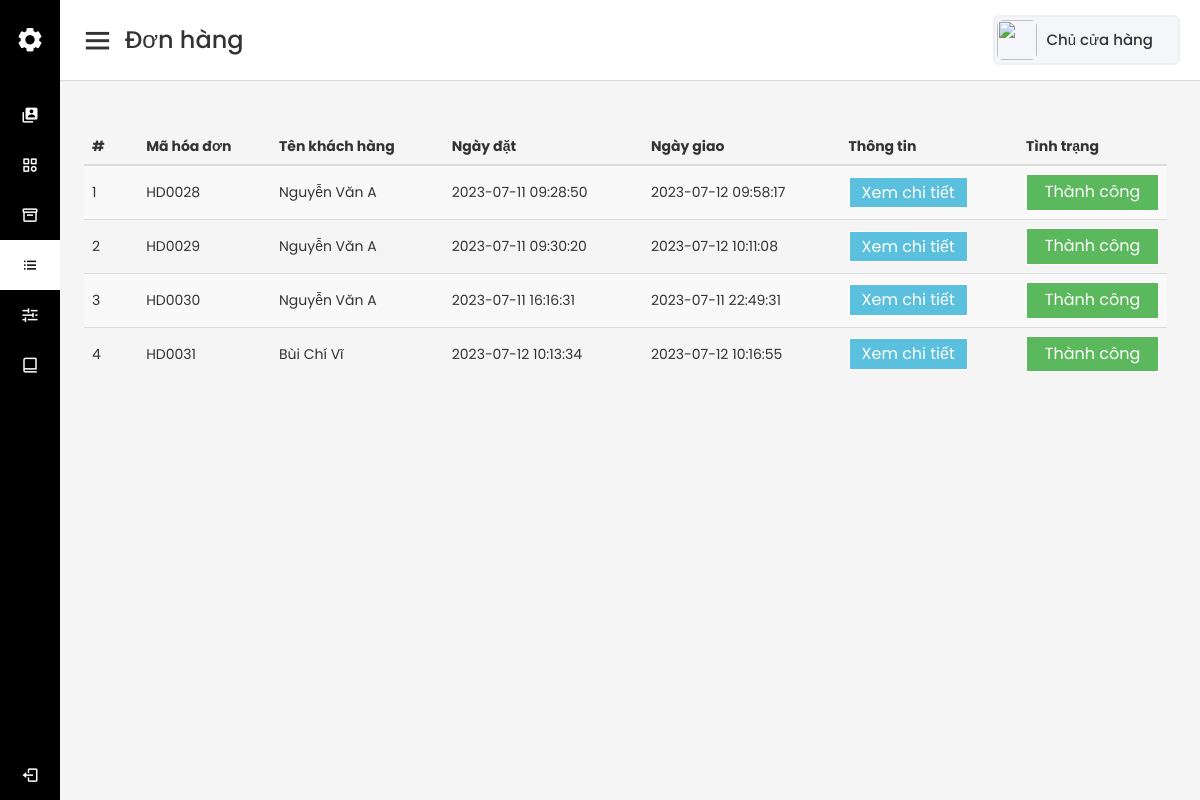
Screenshot of /admin/order.php (signed in) with the database file from the repository.
### tables this page shows
CREATE TABLE `tb_order` (
  `id` int(11) NOT NULL,
  `customerId` int(11) NOT NULL,
  `cusName` varchar(255) NOT NULL,
  `cusPhoneNumber` varchar(255) NOT NULL,
  `cusAddress` varchar(255) NOT NULL,
  `finalPrice` varchar(255) NOT NULL,
  `orderDate` datetime NOT NULL,
  `shippedDate` datetime DEFAULT NULL,
  `status` int(11) NOT NULL DEFAULT 0 COMMENT '0: Mới, \r\n1: Chờ xử lý, \r\n2: Đã xác nhận,\r\n3: Đang đóng gói,\r\n4: Đang vận chuyển,\r\n5: Thành công,\r\n6: Khách hủy',
  `display` int(11) NOT NULL DEFAULT 1 COMMENT '1: Hiển thị\r\n0: Ẩn'
);

CREATE TABLE `tb_customer` (
  `id` int(11) NOT NULL,
  `name` varchar(255) NOT NULL,
  `phonenumber` varchar(30) NOT NULL,
  `email` varchar(50) NOT NULL,
  `password` varchar(255) NOT NULL,
  `gender` varchar(30) NOT NULL,
  `address` varchar(255) NOT NULL
);

### lib/database.php (called while the page is built, shortened)
<?php
Class Database{
   public $host   = DB_HOST;
   public $user   = DB_USER;
   public $pass   = DB_PASS;
   public $dbname = DB_NAME;
   public $link;
private function connectDB(){
   $this->link = new mysqli($this->host, $this->user, $this->pass,
    $this->dbname);
 }
public function select($query){
  $result = $this->link->query($query) or
   die($this->link->error.__LINE__);
  if($result->num_rows > 0){
    return $result;
  } else {
    return false;
  }
 }
}

### classes/Customer.php (called while the page is built, shortened)
<?php
$filePath = realpath(dirname(__FILE__));
require_once ($filePath.'/../lib/database.php');
class Customer
{
    private $db;
    public function __construct()
    {
        $this->db = new Database();
    }
    public function getCustomerById($id) {
        $query = "SELECT * FROM tb_customer WHERE id = '$id' LIMIT 1";
        $result = $this->db->select($query);
        return $result;
    }
}
?>

### classes/Product.php (called while the page is built, shortened)
<?php
$filePath = realpath(dirname(__FILE__));
require_once ($filePath.'/../lib/database.php');
class Product
{
    public function convertPrice($prodPrice) {
        $prodPrice = strrev($prodPrice);
        $result = '';
        for ($i = 0; $i < strlen($prodPrice); $i++) {
            if ($i % 3 == 0) {
            $result = $result.'.'.substr($prodPrice, $i, 3);
            }
        }
        $result = strrev($result);
        return substr($result, 0, strlen($result) - 1);
    }
}
?>

### admin/inc/order-modal-detail.php (the view, shortened to what this page needs)
<button type="button" class="btn btn-info btn-lg" data-toggle="modal" data-target="#order-detail-<?=$row['id']?>">Xem chi tiết</button>

### admin/order.php (shortened to what this page needs)
<?php
  include './inc/sidebar.php';
  include './inc/homesection.php';
  include '../classes/Order.php';
  include '../classes/Product.php';
  include '../classes/Customer.php';
?>
<?php
  $cs = new Customer();
  $od = new Order();
?>
<table class="table table-striped table-hover order-list-table">
  <thead>
    <th>#</th>
    <th>Mã hóa đơn</th>
    <th>Tên khách hàng</th>
    <th>Ngày đặt</th>
    <th>Ngày giao</th>
    <th>Thông tin</th>
    <th>Tình trạng</th>
  </thead>
  <tbody>
    <?php
      $listOrder = $od->getListOrder();
      if ($listOrder) {
        $i = 0;
        while($row = $listOrder->fetch_assoc()) {
          $i++;
    ?>
    <tr>
      <td><?=$i?></td>
      <td><?php echo $od->convertIdOrder($row['id']); ?></td>
      <td>
        <?php
          echo ($cs->getCustomerById($row['customerId'])->fetch_assoc())['name'];
        ?>
      </td>
      <td><?=$row['orderDate']?></td>
      <td>
        <?php
          if ($row['shippedDate'] == NULL)
            echo "<span style='font-style: italic;
            color: #beb4b4;'>Đơn chưa giao</span>";
          else
            echo $row['shippedDate'];
        ?>
      </td>
      <td><?php include './inc/order-modal-detail.php'; ?></td>
      <td style="color: orange;">
          <?php
            switch($row['status']) {
              case 5:
                echo "<a class='btn btn-success'>Thành công</a>";
                break;
            };
          ?>
      </td>
    </tr>
    <?php
        }
    }
    ?>
  </tbody>
</table>
<?php
  include './inc/footer.php';
?>

### classes/Order.php (shortened to what this page needs)
<?php
$filePath = realpath(dirname(__FILE__));
require_once ($filePath.'/../lib/database.php');
class Order
{
    private $db;
    public function __construct()
    {
        $this->db = new Database();
    }
    public function getListOrder() {
        $query = "SELECT * FROM tb_order";
        $result = $this->db->select($query);
        return $result;
    }
    public function convertIdOrder($id) {
        $numberOfZero = 4 - strlen($id);
        while($numberOfZero > 0) {
            $id = '0'.$id;
            $numberOfZero--;
        }
        echo 'HD'.$id;
    }
}
?>

### admin/assets/css/main.css (style rules this page uses)
* { margin: 0; padding: 0; box-sizing: border-box; font-family: "Poppins", sans-serif; }
.btn { text-decoration: none; display: flex; justify-content: center; align-items: center; border: none; outline: none !important; padding: 6px 0; min-height: 30px; font-size: 16px; transition: all 0.4s linear; border: 1px solid #fff; border-radius: 0 !important; cursor: pointer; }
.order-list-table { margin: 24px; width:95%; }
.order-list-table > tbody > tr > td { vertical-align: middle; }
.order-list-table > tbody > tr > td button { padding: 4px 12px; }
.product-gallery-table, .slider-table, .order-list-table { width: 95%; margin: 24px; }
.slider-table > thead > tr > th:first-child, .order-list-table > thead > tr > th:first-child { width: 5%; }
.slider-table > tbody > tr > td, .order-table > tbody > tr > td, .order-list-table > tbody > tr > td, .product-gallery-table > tbody > tr > td { vertical-align: middle; }

### rows the page displays
tb_order: id "0028", customerId.name "Nguyễn Văn A", orderDate "2023-07-11 09:28:50", shippedDate "2023-07-12 09:58:17", status "Thành công"
tb_order: id "0029", customerId.name "Nguyễn Văn A", orderDate "2023-07-11 09:30:20", shippedDate "2023-07-12 10:11:08", status "Thành công"
tb_order: id "0030", customerId.name "Nguyễn Văn A", orderDate "2023-07-11 16:16:31", shippedDate "2023-07-11 22:49:31", status "Thành công"
tb_order: id "0031", customerId.name "Bùi Chí Vĩ", orderDate "2023-07-12 10:13:34", shippedDate "2023-07-12 10:16:55", status "Thành công"

### other values shown
Session::get('adminName') "Chủ cửa hàng"
